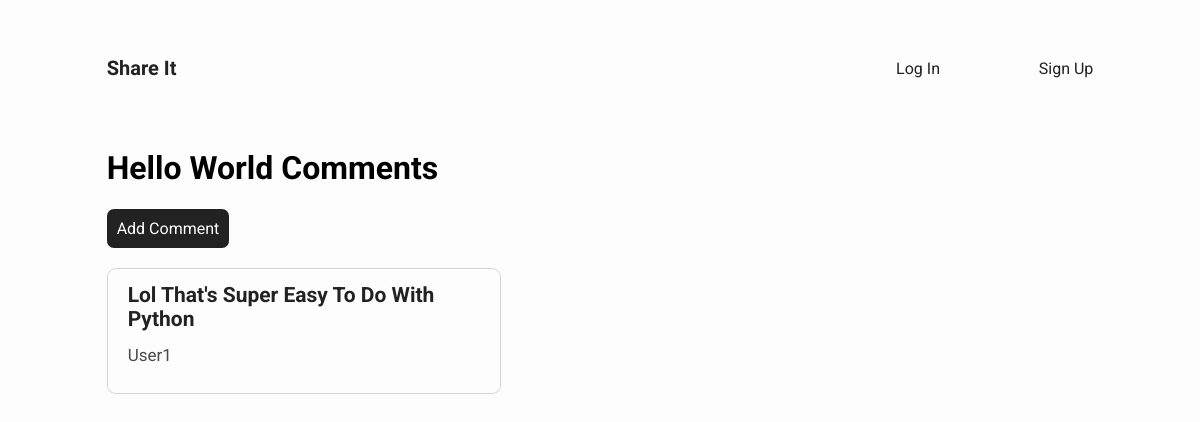
The app's page /comments/1 with its own data.
### app/models.py (models this page shows, shortened)
class Post(db.Model):
    id = db.Column(db.Integer, primary_key=True)
    title = db.Column(db.String(64))
    body = db.Column(db.String(500))
    timestamp = db.Column(db.DateTime, index=True, default=datetime.utcnow)
    user_id = db.Column(db.Integer, db.ForeignKey('user.id'))
    comments = db.relationship('Comment', backref='post', lazy='dynamic')

class Comment(db.Model):
    id = db.Column(db.Integer, primary_key=True)
    body = db.Column(db.String(200))
    post_id = db.Column(db.Integer, db.ForeignKey('post.id'))

class User(UserMixin, db.Model):
    id = db.Column(db.Integer, primary_key=True)
    username = db.Column(db.String(64), index=True, unique=True)
    email = db.Column(db.String(120), index=True, unique=True)
    password_hash = db.Column(db.String(128))
    posts = db.relationship('Post', backref='author', lazy='dynamic')

### app/main/routes.py (the view)
@bp.route('/comments/<post>')
def comments(post):
    comments = Comment.query.filter_by(post=Post.query.get(post)).all()
    return render_template('comments.html', post=Post.query.get(post), comments=comments)

### app/templates/comments.html
{% extends "base.html" %}
{% block content%}
    <div class="comments-container">
        <div class="title">
            <h1>{{ post.title.title() }} Comments</h1>
            <a class="add-button comments-btn" href="{{ url_for("main.add_comment", post=post.id) }}">Add Comment</a>
        </div>
        <div class="comments">
            {% if comments %}
                {% for comment in comments %}
                    <div class="post post-margin">
                        <h1>{{ comment.body }}</h1>
                        <h2>{{ post.author.username.title() }}</h2>
                    </div>
                {% endfor %}
            {% else %}
                <h4>There are no comments for this post.</h4>
            {% endif %}
        </div>
    </div>
{% endblock %}

### app/static/style.css (style rules this page uses)
body { font-family: 'Roboto', sans-serif; background-color: #FDFDFD; }
.add-button { display: inline-block; align-self: center; text-decoration: none; background-color: #222; color: #FFF; padding: 10px; text-align: center; border-radius: 7px; margin-top: 33px; }
.post { border: 1px solid #d5d5d5; grid-column: 2 / span 5; margin-bottom: 30px; border-radius: 9px; padding-left: 20px; padding-bottom: 14px; }
.post h1 { color: #222; font-size: 21px; font-weight: 700; text-transform: capitalize; }
.post h2 { font-size: 17px; color: #4A4A4A; font-weight: 400; }
.comments-container { display: grid; grid-template-columns: repeat(12, 1fr); }
.comments-container .title { grid-column: 2 / span 11; }
.comments-container .comments { grid-column: 2 / span 4; }
.comments-btn { margin-top: 0; }
.post-margin { margin-top: 20px; }

### records on screen
Post: title "Hello World"
Comment: body "Lol That's Super Easy To Do With Python"
User: author.username "User1"
